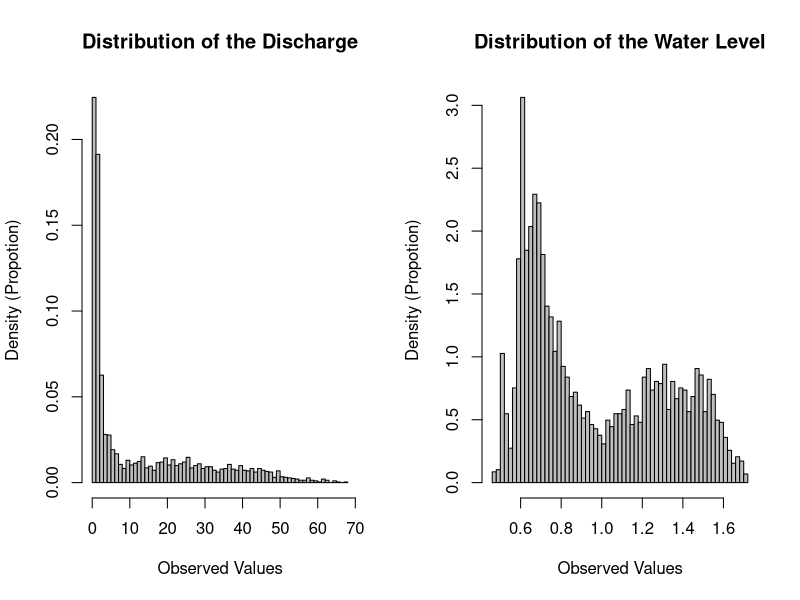
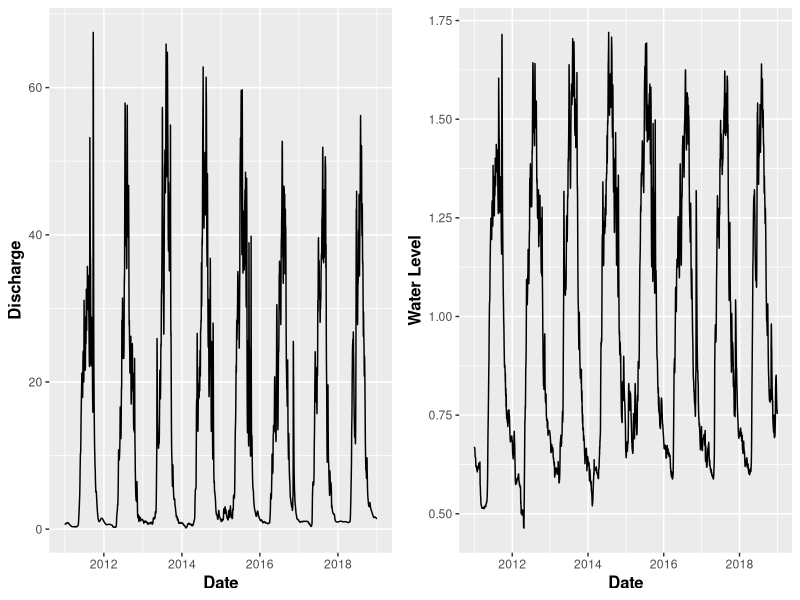
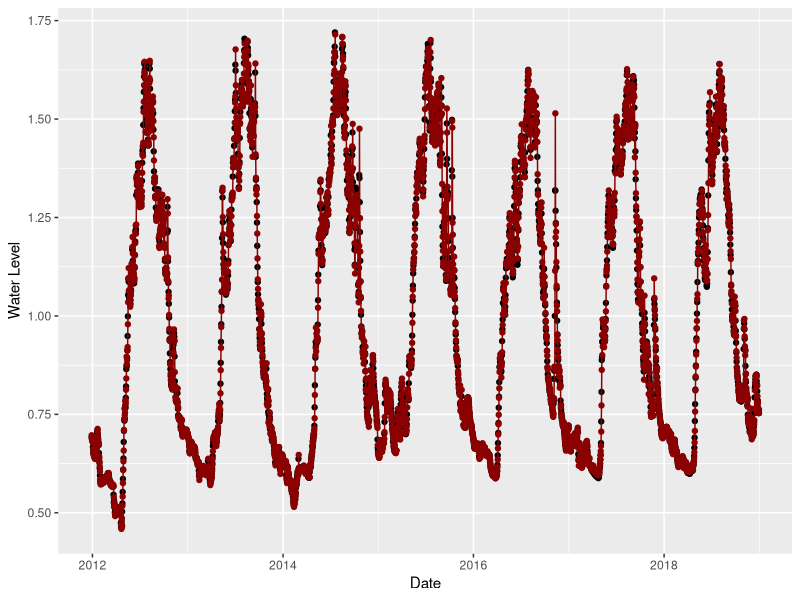
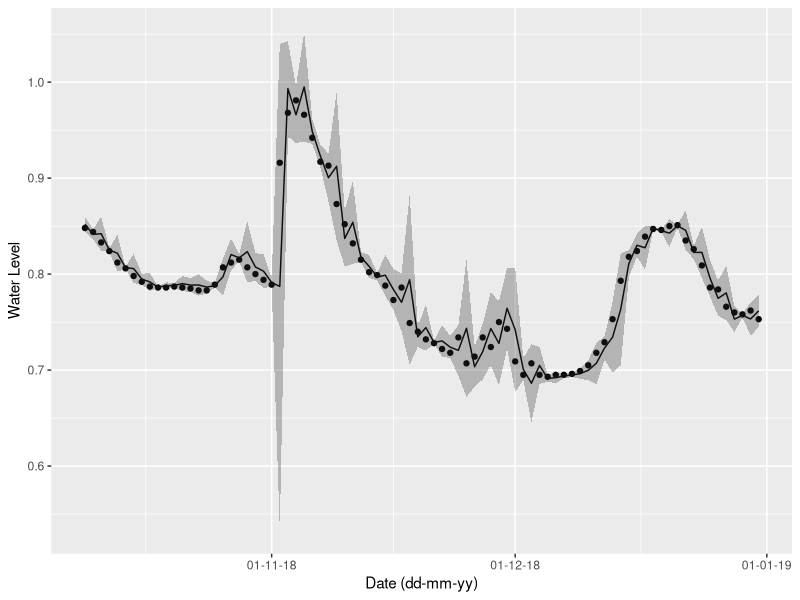
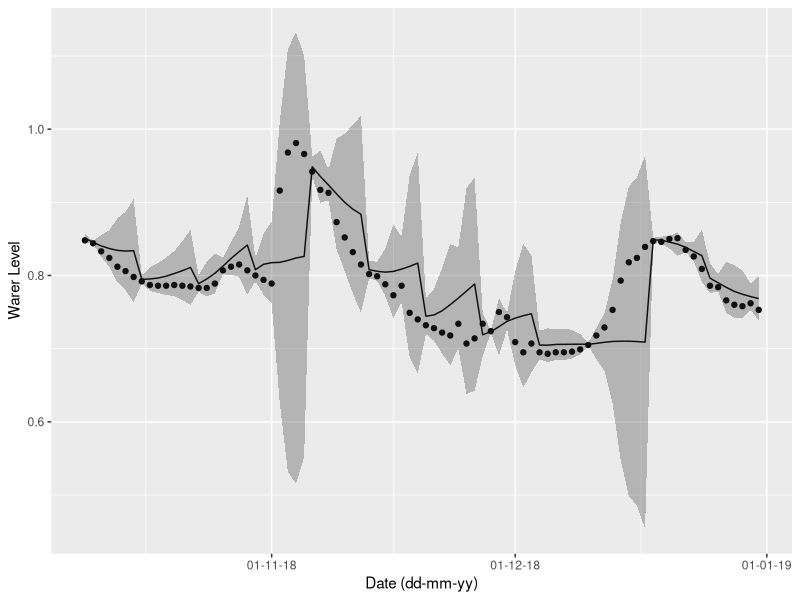

R code for these plots, in order:
## ---- chunk 1
library(data.table)
library(mgcv)
library(ggplot2)
suppressMessages(library(lubridate, warn.conflicts = FALSE))
library(dplyr)
library(scales)
## ---- chunk 2
### Please refer to the website:
### https://stackoverflow.com/questions/24387376/r-error-could-not-find-function-multiplot-using-cookbook-example
# Multiple plot function
#
# ggplot objects can be passed in ..., or to plotlist (as a list of ggplot objects)
# - cols:   Number of columns in layout
# - layout: A matrix specifying the layout. If present, 'cols' is ignored.
#
# If the layout is something like matrix(c(1,2,3,3), nrow=2, byrow=TRUE),
# then plot 1 will go in the upper left, 2 will go in the upper right, and
# 3 will go all the way across the bottom.
#
multiplot <- function(..., plotlist=NULL, file, cols=1, layout=NULL) {
  require(grid)

  # Make a list from the ... arguments and plotlist
  plots <- c(list(...), plotlist)

  numPlots = length(plots)

  # If layout is NULL, then use 'cols' to determine layout
  if (is.null(layout)) {
    # Make the panel
    # ncol: Number of columns of plots
    # nrow: Number of rows needed, calculated from # of cols
    layout <- matrix(seq(1, cols * ceiling(numPlots/cols)),
                    ncol = cols, nrow = ceiling(numPlots/cols))
  }

 if (numPlots==1) {
    print(plots[[1]])

  } else {
    # Set up the page
    grid.newpage()
    pushViewport(viewport(layout = grid.layout(nrow(layout), ncol(layout))))

    # Make each plot, in the correct location
    for (i in 1:numPlots) {
      # Get the i,j matrix positions of the regions that contain this subplot
      matchidx <- as.data.frame(which(layout == i, arr.ind = TRUE))

      print(plots[[i]], vp = viewport(layout.pos.row = matchidx$row,
                                      layout.pos.col = matchidx$col))
    }
  }
}

#####################
## ---- chunk 3
water <- read.csv("waterflow.csv", header = TRUE, sep = ",", skip = 1)

water$Date <- as.Date(water$Date)
water <- water[which(water$Date>=as.Date("2011-01-01") & water$Date<=as.Date("2018-12-31")),]
water <- as.data.table(water)
discharge <- water[which(water$PARAM==1),]
flows <- water[which(water$PARAM==2),]

par(mfrow=c(1,2))

# Distibution of discharge     
hist(discharge$Value, probability = TRUE, breaks = 50, col="grey",
     xlab = "Observed Values", ylab = "Density (Propotion)", main = "Distribution of the Discharge")

# Distibution of flows     
hist(flows$Value, probability = TRUE, breaks = 50, col="grey",
     xlab = "Observed Values", ylab = "Density (Propotion)", main = "Distribution of the Water Level")

par(mfrow=c(1,1))
## ---- chunk 4
ggp1 <- ggplot(discharge, aes(Date, Value)) + geom_line() +
  theme(axis.title = element_text(size = 12, face = "bold")) +
  labs(x = "Date", y = "Discharge")
ggp2 <- ggplot(flows, aes(Date, Value)) + geom_line() +
  theme(axis.title = element_text(size = 12, face = "bold")) +
  labs(x = "Date", y = "Water Level")
multiplot(ggp1, ggp2, cols=2)

## ---- chunk 5
n <- nrow(flows)
f.data.lags.368 <- mutate(flows, month = month(Date),
                      lag1 = c(rep(0,1), flows$Value[1:(n-1)]),
                      lag2 = c(rep(0,2), flows$Value[1:(n-2)]),
                      lag3 = c(rep(0,3), flows$Value[1:(n-3)]),
                      lag4 = c(rep(0,4), flows$Value[1:(n-4)]),
                      lag60 = c(rep(0,60), flows$Value[1:(n-60)]),
                      lag362 = c(rep(0,362), flows$Value[1:(n-362)])
                      )
f.data.lags.year368 <- f.data.lags.368[363:n,]
f.data.lags.year368 <- as.data.table(f.data.lags.year368)

gam_lag368 <- gam(Value ~
              s(month, bs = "cr", k = 6) +
              # as.factor(month) +
              s(lag1, bs = "cr", k = 8) +
              s(lag2, bs = "cr", k = 8) +
              s(lag3, bs = "cr", k = 8) +
              s(lag4, bs = "cr", k = 8) +
              s(lag60, bs = "cr", k = 8) +
              s(lag362, bs = "cr", k = 8),
             data = f.data.lags.year368,
             family = gaussian)

d2dd <- data.table(Value = gam_lag368$fitted.values, Date = f.data.lags.year368[, Date])
d2dd <- as.data.table(d2dd)
ggplot(data = f.data.lags.year368, aes(Date, Value)) +
  geom_point()+
  geom_point(data=d2dd, color="darkred") +
  geom_line(data=d2dd,size = 0.5, color="darkred") +
  labs(x = "Date", y = "Water Level")
# summary(gam_lag368)
## ---- chunk 6
obsN <- nrow(f.data.lags.year368)

prdmat.all <- data.frame(matrix(ncol = 9, nrow = 0))
colnames(prdmat.all) <- c("Date", "Value", "low", "pred", "up", "error", "sd.error", "df.res", "multip")
pred.days <- 1  # number of the days need to be predicted
n.win <- 84     # the number of windows
win.list <- list()
for (i in n.win:1) {
  tr.data <- f.data.lags.year368[1:(obsN-pred.days*i),]
  te.data <- f.data.lags.year368[(obsN-pred.days*i+1):(obsN-pred.days*(i-1)),]
  obs <- nrow(tr.data)
  gam_lag368 <- gam(Value ~ 
              # s(month, bs = "cr", k = 6) +
              as.factor(month) +
              s(lag1, bs = "cr", k = 8) +
              s(lag2, bs = "cr", k = 8) +
              s(lag3, bs = "cr", k = 8) +
              s(lag4, bs = "cr", k = 8) +
              s(lag60, bs = "cr", k = 8) +
              s(lag362, bs = "cr", k = 8),
             data = tr.data,
             family = gaussian)
  tdf <- gam_lag368$df.residual

  tempd <- as.matrix(tr.data[, 6:12])
  xbar <- as.vector(colMeans(tempd))
  dnmat <- apply(tempd, 2, scale, scale=FALSE, center=TRUE)
  dnmtr <- sum(sum(dnmat^2))
  
  prdmat <- data.frame(matrix(ncol = 9, nrow = 0))
  colnames(prdmat) <- c("Date", "Value", "low", "pred", "up", "error", "sd.error", "df.res", "multip")
  
  for (j in 1:pred.days) {
    p <- predict(gam_lag368, newdata = te.data[j,],  se.fit = TRUE)
    
    te.data <- as.data.frame(te.data)
    
    mse <- mean((te.data$Value[j] - p$fit)^2)
    term1 <- 1 + 1/obs + sum((te.data[j,6:12]-xbar)^2)/dnmtr
    sder <- sqrt(mse*term1)
    qte <- qt(.975, tdf)
    pr.intl <- p$fit - qte * sder
    pr.intu <- p$fit + qte * sder
    prdmat[j,2:9] <- c(te.data$Value[j], pr.intl, p$fit, pr.intu, mse, sder, tdf, qte)
    prdmat[j,1] <- as.character(te.data$Date[j])
    
    
    tempd2 <- as.matrix(select(te.data, 6:12))[j,]
    
    if (j+1 <= pred.days){
      te.data[(j+1), 7:10] <- c(p$fit, te.data[j, 7:9])
    }
    te.data <- as.data.table(te.data)
  }
  win.name <- paste("win",i,sep = "")
  win.list[[win.name]] <- prdmat
  prdmat.all <- rbind(prdmat.all, prdmat)
}

prdmat.all$Date <- as.Date(prdmat.all$Date)
prdmat.all <- as.data.table(prdmat.all)
d1 <- prdmat.all[,1:2]
d2 <- prdmat.all[,c(1,3:5)]
colnames(d2) <- c("Date",  "low", "Value", "up")
ggplot(d1, aes(Date, Value))+
    geom_point()+
    geom_line(data=d2)+
    geom_ribbon(data=d2, aes(ymin=low, ymax=up),alpha=0.3) +
    scale_x_date(labels = date_format("%d-%m-%y"))+
    labs(x = "Date (dd-mm-yy)", y = "Water Level")

## ---- chunk 7

prdmat.all <- data.frame(matrix(ncol = 9, nrow = 0))
colnames(prdmat.all) <- c("Date", "Value", "low", "pred", "up", "error", "sd.error", "df.res", "multip")
pred.days <- 7  # number of the days need to be predicted
n.win <- 12     # the number of windows
win.list <- list()
for (i in n.win:1) {
  tr.data <- f.data.lags.year368[1:(obsN-pred.days*i),]
  te.data <- f.data.lags.year368[(obsN-pred.days*i+1):(obsN-pred.days*(i-1)),]
  obs <- nrow(tr.data)
  gam_lag368 <- gam(Value ~ 
              s(month, bs = "cr", k = 6) +
              # as.factor(month) +
              s(lag1, bs = "cr", k = 8) +
              s(lag2, bs = "cr", k = 8) +
              s(lag3, bs = "cr", k = 8) +
              s(lag4, bs = "cr", k = 8) +
              s(lag60, bs = "cr", k = 8) +
              s(lag362, bs = "cr", k = 8),
             data = tr.data,
             family = gaussian)
  tdf <- gam_lag368$df.residual

  tempd <- as.matrix(tr.data[, 6:12])
  xbar <- as.vector(colMeans(tempd))
  dnmat <- apply(tempd, 2, scale, scale=FALSE, center=TRUE)
  dnmtr <- sum(sum(dnmat^2))
  
  prdmat <- data.frame(matrix(ncol = 9, nrow = 0))
  colnames(prdmat) <- c("Date", "Value", "low", "pred", "up", "error", "sd.error", "df.res", "multip")

  for (j in 1:pred.days) {
    p <- predict(gam_lag368, newdata = te.data[j,],  se.fit = TRUE)
    
    te.data <- as.data.frame(te.data)
    
    mse <- mean((te.data$Value[j] - p$fit)^2)
    term1 <- 1 + 1/obs + sum((te.data[j, 6:12]-xbar)^2)/dnmtr
    sder <- sqrt(mse*term1)
    qte <- qt(.975, tdf)
    pr.intl <- p$fit - qte * sder
    pr.intu <- p$fit + qte * sder
    prdmat[j,2:9] <- c(te.data$Value[j], pr.intl, p$fit, pr.intu, mse, sder, tdf, qte)
    prdmat[j,1] <- as.character(te.data$Date[j])
    
    tempd2 <- as.matrix(select(te.data, 6:12))[j,]
    
    if (j+1 <= pred.days){
      te.data[(j+1), 7:10] <- c(p$fit, te.data[j, 7:9])
    }
    te.data <- as.data.table(te.data)
  }
  win.name <- paste("win",i,sep = "")
  win.list[[win.name]] <- prdmat
  prdmat.all <- rbind(prdmat.all, prdmat)
}

prdmat.all$Date <- as.Date(prdmat.all$Date)
prdmat.all <- as.data.table(prdmat.all)
d1 <- prdmat.all[,1:2]
d2 <- prdmat.all[,c(1,3:5)]
colnames(d2) <- c("Date",  "low", "Value", "up")
ggplot(d1, aes(Date, Value))+
    geom_point()+
    geom_line(data=d2)+
    geom_ribbon(data=d2, aes(ymin=low, ymax=up),alpha=0.3) +
    scale_x_date(labels = date_format("%d-%m-%y"))+
    labs(x = "Date (dd-mm-yy)", y = "Warer Level")

